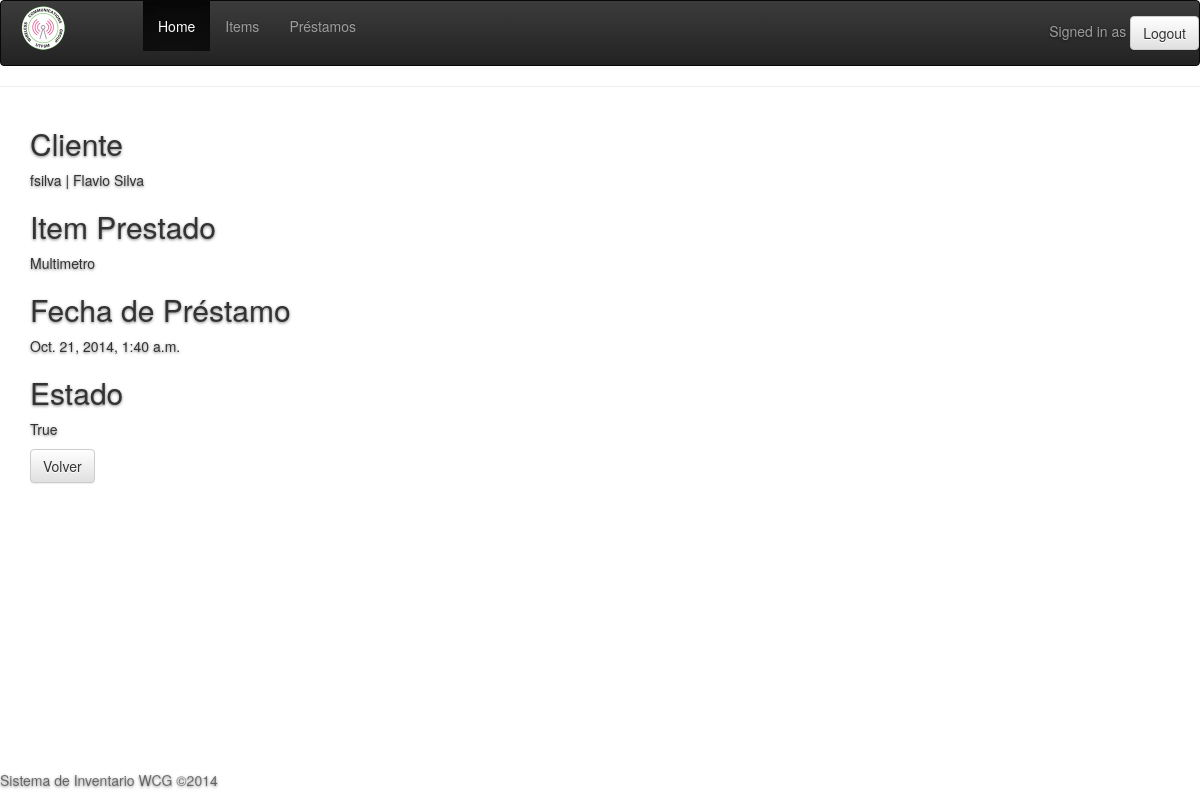
Before: /loan/2/ with the older database file.
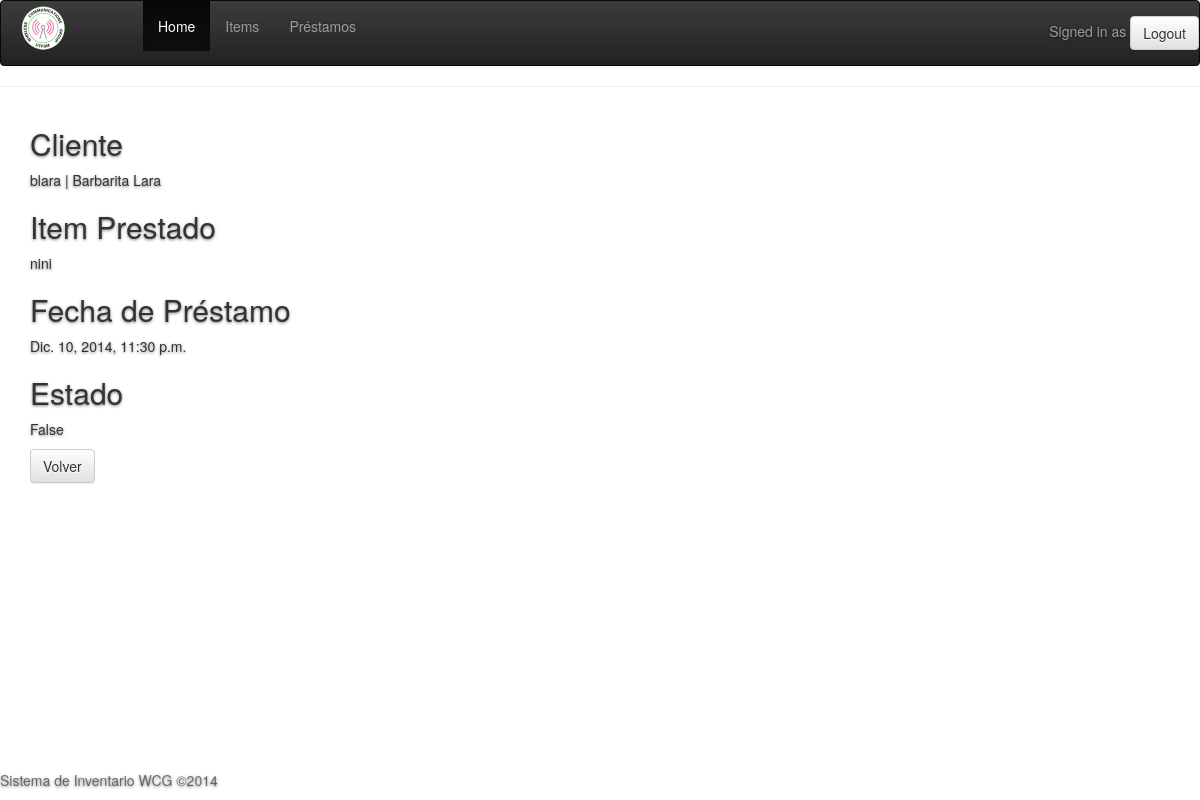
After: the same page with the newer database file.
### inventory/models.py (models this page shows, shortened)
class Loan(models.Model):
	client = models.ForeignKey(Client)
	item = models.ForeignKey(Item)
	loan_date = models.DateTimeField()
	return_date = models.DateTimeField(blank=True, null=True)
	is_active = models.BooleanField(default=True)

class Client(models.Model):
	user = models.OneToOneField(User)
	rut = models.CharField(max_length=15)
	loans = models.ManyToManyField(Item, through='Loan', blank=True)
	def __unicode__(self):
		return u"{0} | {1} {2}".format(self.user, self.user.first_name, self.user.last_name)

class Item(models.Model):
	ITEM_TYPE_CHOICES = (
		('Item', 'Item'),
		('Instrument', 'Instrument'),
		('Material', 'Material'),
		('Tool', 'Tool')
	)
	location = models.ForeignKey(Location)
	name = models.CharField(max_length=100)
	description = models.CharField(max_length=100)
	purchase_date = models.DateField()
	stock = models.IntegerField(default=1)
	item_type = models.CharField(max_length=10, choices=ITEM_TYPE_CHOICES, default='Item')
	photo = models.ImageField(upload_to="item_photo", blank=True, null=True)
	def __unicode__(self):
		return u"{0}".format(self.name)

### inventory/views/loans.py (the view)
# urls.py: url(r'^loan/(?P<id_loan>[0-9]+)/$'          ,'inventory.views.loans.loan', name='loan_details'),
def loan(request, id_loan):
	loan = get_object_or_404(Loan, pk=id_loan)
	return render_to_response('loan.html',{'loan':loan,}, context_instance=RequestContext(request))

### inventory/templates/loan.html (shortened to what this page needs)
{% extends 'base.html' %}
{% block contenido %}
<div class=container>
    <div><h2>Cliente</h2><p>{{loan.client}}</p>
    </div>
    <div><h2>Item Prestado</h2> <p>{{loan.item}}</p>
    </div>
    <div><h2>Fecha de Préstamo</h2><p>{{loan.loan_date}}</p>
    </div>
    <div><h2>Estado</h2><p>{{loan.is_active}}</p>
    </div>
    <input id="backbutton" class="btn btn-default" type="button" value="Volver"/>
</div>
{% endblock %}

### inventory/templates/base.html (shortened to what this page needs)
{% load bootstrap3 %}
<!DOCTYPE html>
<html lang='es'>
<head>
  <link rel='stylesheet' href='{{STATIC_URL}}css/base.css'>
  {% bootstrap_css %}
  <link rel="stylesheet" href="http://maxcdn.bootstrapcdn.com/bootstrap/3.2.0/css/bootstrap.min.css">
  <link rel="stylesheet" href="http://maxcdn.bootstrapcdn.com/bootstrap/3.2.0/css/bootstrap-theme.min.css">
</head>
  <header>
	<nav class="navbar navbar-inverse" role="navigation">
  <div class="container-fluid">
    <div class="navbar-header">
      <a class="navbar-brand" rel="home" href="#" title="WCG">
        <img style="max-width:50%; margin-top: -10px;"
             src="{{STATIC_URL}}img/logo.png"></a>
    </div>
    <div class="collapse navbar-collapse" id="bs-example-navbar-collapse-1">
        <ul class="nav navbar-nav">
        <li class="active"><a href="{{TEMPLATE_DIRS}}/dashboard">Home</a></li>
        <li><a href="{{TEMPLATE_DIRS}}/list_items">Items</a></li>
        <li><a href="{{TEMPLATE_DIRS}}/list_loans">Préstamos</a></li>
        </ul>
        <ul class="nav navbar-nav navbar-right">
        <p class="navbar-text navbar-right">Signed in as {{user.first_name|capfirst}} {{user.last_name|capfirst}} <a class="btn btn-default" href="/logout">
            	Logout</a></p>
      </ul>
      </div>
  </div>
</nav>
	<hr>
  </header>
		<body>
	    {% block contenido %}{% endblock %}
    <div class='mastfoot'>
  	  <p>Sistema de Inventario WCG &copy;2014</p>
    </div>
</body>
</html>

### inventory/static/css/base.css (style rules this page uses)
a, a:focus, a:hover { color: #fff; }
.btn-default, .btn-default:hover, .btn-default:focus { color: #333; text-shadow: none; background-color: #fff; border: 1px solid #fff; }
html,body { height: 100%; }
body { color: #000; text-align: left; text-shadow: 0 1px 3px rgba(0,0,0,.5); }
.mastfoot { color: #000000; color: rgba(0,0,0,.5); }
@media (min-width: 768px) { .mastfoot { position: fixed; bottom: 0; } }
@media (min-width: 768px) { .masthead, .mastfoot, .cover-container { width: 100%; } }
@media (min-width: 992px) { .masthead, .mastfoot, .cover-container { width: 700px; } }

Changed rows visible on the page:
changed Loan: client "fsilva | Flavio Silva" → "blara | Barbarita Lara"; item "Multimetro" → "nini"; loan_date "Oct. 21, 2014, 1:40 a.m." → "Dic. 10, 2014, 11:30 p.m."; is_active "True" → "False"
